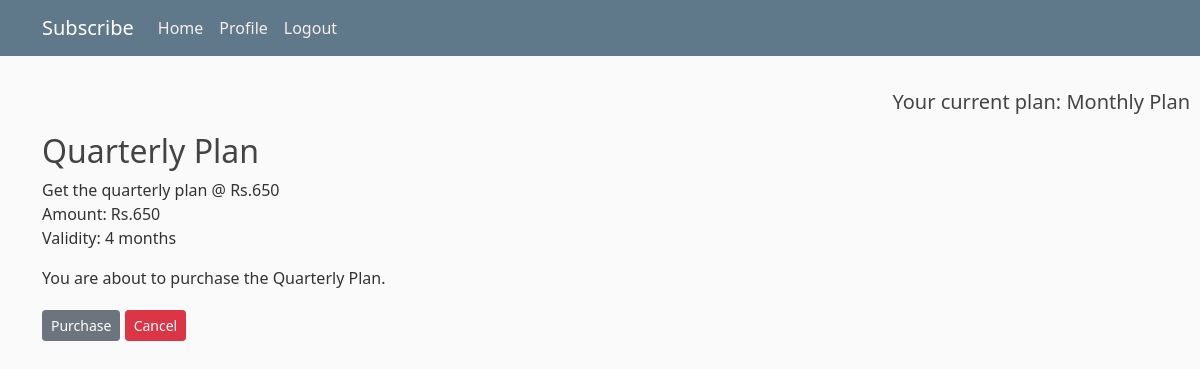
The page /plan/3 (signed in) on the database as committed earlier.
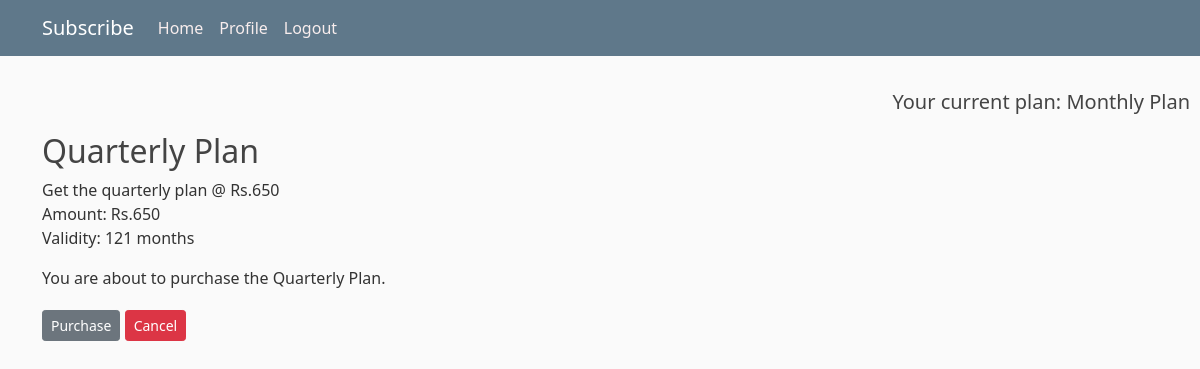
The same page on the database as committed later.
### users/models.py (models this page shows)
class Plan(models.Model):
    plan_name = models.CharField(max_length=100)
    amount = models.PositiveIntegerField()
    description = models.TextField()
    validity = models.IntegerField(default=0)
    def __str__(self):
        return self.plan_name

### users/views.py (the view)
# urls.py: path('plan/<int:pk>', user_view.plan_update, name='plan-detail'),
@login_required
def plan_update(request, pk=1):
    if request.method == 'POST':
        plan_id = int(request.POST.get('plan_id'))
        plan = get_object_or_404(Plan, pk=pk)
        Profile.objects.filter(user=request.user).update(plan_name=plan,
                                                               subs_date=datetime.datetime.now(),
                                                         active_subs=True)
        messages.success(request, f'You have been subscribed!')
        return redirect('user-home')
    else:
        plan = get_object_or_404(Plan, pk=pk)
        context = {
            'plan': plan
            }
        return render(request, 'users/plan_detail.html', context)

### users/templates/users/plan_detail.html (shortened to what this page needs)
{% extends "users/base.html" %}
{% block content %}
        <h2 class="article-title">{{ plan.plan_name }}</h2>
        <p class="article-content">{{ plan.description }}<br>Amount: Rs.{{ plan.amount }}<br>Validity: {{plan.validity}} months</p>
        <p>You are about to purchase the {{ plan.plan_name }}.</p>
      </div>
  <div>
      <form method="POST">
          <input class="btn btn-secondary btn-sm mt-1 mb-1" type="submit" value="Purchase">
          <a class="btn btn-danger btn-sm mt-1 mb-1" href="{% url 'user-home' %}">Cancel</a>
      </form>
  </div>
{% endblock %}

Rows that differ between the two databases and show on the page:
changed Plan "Quarterly Plan": validity "4" → "121"
